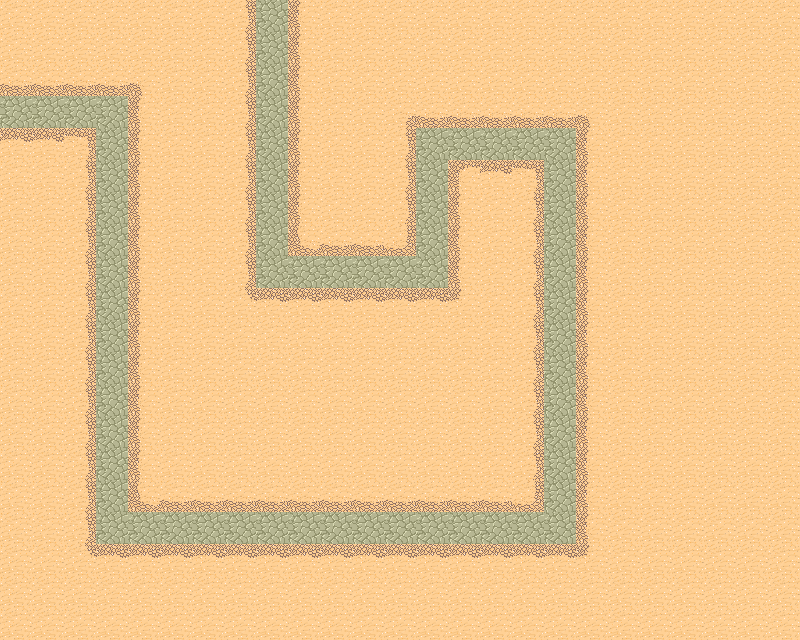

A 2D game scene composited from a Tiled map and its tileset images. What follows is a short description and the map's XML, with every tile layer's data as written:
An orthogonal 25x20 tile map with 32x32 px tiles, 1 tile layer (Background).

<map version="1.0" orientation="orthogonal" renderorder="right-down" width="25" height="20" tilewidth="32" tileheight="32" nextobjectid="1">
 <tileset firstgid="1" name="tmw_desert_spacing" tilewidth="32" tileheight="32" spacing="1" margin="1" tilecount="48" columns="8">
  <image source="tmw_desert_spacing.png" width="265" height="199" />
 </tileset>
 <layer name="Background" width="25" height="20">
  <data encoding="csv">
30,30,30,30,30,30,30,14,34,16,30,30,30,30,30,30,30,30,30,30,30,30,30,30,30,
30,30,30,30,30,30,30,14,34,16,30,30,30,30,30,30,30,30,30,30,30,30,30,30,30,
7,7,7,7,8,30,30,14,34,16,30,30,30,30,30,30,30,30,30,30,30,30,30,30,30,
34,34,34,34,16,30,30,14,34,16,30,30,6,7,7,7,7,7,8,30,30,30,30,30,30,
23,23,5,34,16,30,30,14,34,16,30,30,14,34,34,34,34,34,16,30,30,30,30,30,30,
30,30,14,34,16,30,30,14,34,16,30,30,14,34,4,23,5,34,16,30,30,30,30,30,30,
30,30,14,34,16,30,30,14,34,16,30,30,14,34,16,30,14,34,16,30,30,30,30,30,30,
30,30,14,34,16,30,30,14,34,12,7,7,13,34,16,30,14,34,16,30,30,30,30,30,30,
30,30,14,34,16,30,30,14,34,34,34,34,34,34,16,30,14,34,16,30,30,30,30,30,30,
30,30,14,34,16,30,30,22,23,23,23,23,23,23,24,30,14,34,16,30,30,30,30,30,30,
30,30,14,34,16,30,30,30,30,30,30,30,30,30,30,30,14,34,16,30,30,30,30,30,30,
30,30,14,34,16,30,30,30,30,30,30,30,30,30,30,30,14,34,16,30,30,30,30,30,30,
30,30,14,34,16,30,30,30,30,30,30,30,30,30,30,30,14,34,16,30,30,30,30,30,30,
30,30,14,34,16,30,30,30,30,30,30,30,30,30,30,30,14,34,16,30,30,30,30,30,30,
30,30,14,34,16,30,30,30,30,30,30,30,30,30,30,30,14,34,16,30,30,30,30,30,30,
30,30,14,34,12,7,7,7,7,7,7,7,7,7,7,7,13,34,16,30,30,30,30,30,30,
30,30,14,34,34,34,34,34,34,34,34,34,34,34,34,34,34,34,16,30,30,30,30,30,30,
30,30,22,23,23,23,23,23,23,23,23,23,23,23,23,23,23,23,24,30,30,30,30,30,30,
30,30,30,30,30,30,30,30,30,30,30,30,30,30,30,30,30,30,30,30,30,30,30,30,30,
30,30,30,30,30,30,30,30,30,30,30,30,30,30,30,30,30,30,30,30,30,30,30,30,30
</data>
 </layer>
 <objectgroup name="Object Layer 1" />
</map>
